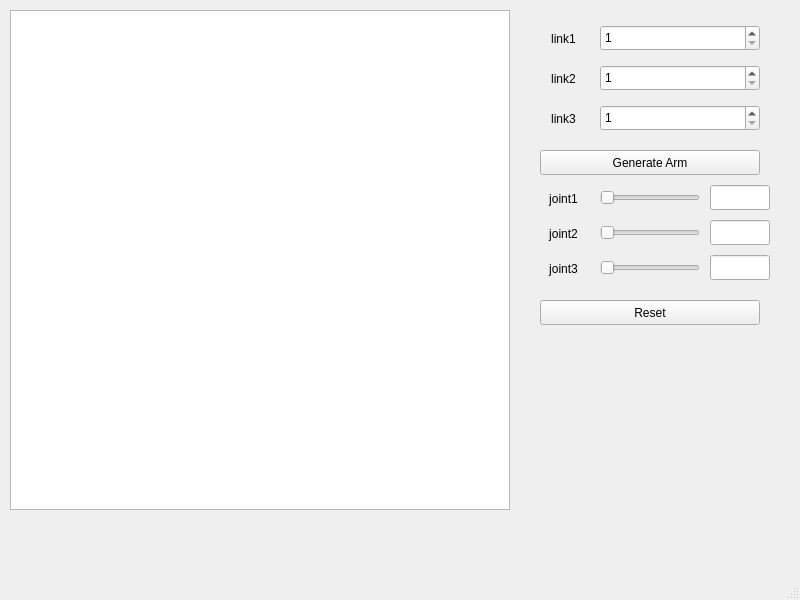
<?xml version="1.0" encoding="UTF-8"?>
<ui version="4.0">
 <class>MainWindow</class>
 <widget class="QMainWindow" name="MainWindow">
  <property name="geometry">
   <rect>
    <x>0</x>
    <y>0</y>
    <width>800</width>
    <height>600</height>
   </rect>
  </property>
  <property name="windowTitle">
   <string>MainWindow</string>
  </property>
  <widget class="QWidget" name="centralwidget">
   <widget class="QLabel" name="label_1">
    <property name="geometry">
     <rect>
      <x>530</x>
      <y>30</y>
      <width>67</width>
      <height>17</height>
     </rect>
    </property>
    <property name="text">
     <string>link1</string>
    </property>
    <property name="alignment">
     <set>Qt::AlignmentFlag::AlignCenter</set>
    </property>
   </widget>
   <widget class="QLabel" name="label_2">
    <property name="geometry">
     <rect>
      <x>530</x>
      <y>70</y>
      <width>67</width>
      <height>17</height>
     </rect>
    </property>
    <property name="text">
     <string>link2</string>
    </property>
    <property name="alignment">
     <set>Qt::AlignmentFlag::AlignCenter</set>
    </property>
   </widget>
   <widget class="QLabel" name="label_3">
    <property name="geometry">
     <rect>
      <x>530</x>
      <y>110</y>
      <width>67</width>
      <height>17</height>
     </rect>
    </property>
    <property name="text">
     <string>link3</string>
    </property>
    <property name="alignment">
     <set>Qt::AlignmentFlag::AlignCenter</set>
    </property>
   </widget>
   <widget class="QSpinBox" name="spinBox_1">
    <property name="geometry">
     <rect>
      <x>600</x>
      <y>25</y>
      <width>160</width>
      <height>26</height>
     </rect>
    </property>
    <property name="minimum">
     <number>1</number>
    </property>
    <property name="maximum">
     <number>100</number>
    </property>
   </widget>
   <widget class="QSpinBox" name="spinBox_2">
    <property name="geometry">
     <rect>
      <x>600</x>
      <y>65</y>
      <width>160</width>
      <height>26</height>
     </rect>
    </property>
    <property name="minimum">
     <number>1</number>
    </property>
    <property name="maximum">
     <number>100</number>
    </property>
   </widget>
   <widget class="QSpinBox" name="spinBox_3">
    <property name="geometry">
     <rect>
      <x>600</x>
      <y>105</y>
      <width>160</width>
      <height>26</height>
     </rect>
    </property>
    <property name="minimum">
     <number>1</number>
    </property>
    <property name="maximum">
     <number>100</number>
    </property>
   </widget>
   <widget class="QPushButton" name="btn_generate">
    <property name="geometry">
     <rect>
      <x>540</x>
      <y>150</y>
      <width>220</width>
      <height>25</height>
     </rect>
    </property>
    <property name="text">
     <string>Generate Arm</string>
    </property>
   </widget>
   <widget class="QLabel" name="label_4">
    <property name="geometry">
     <rect>
      <x>530</x>
      <y>190</y>
      <width>67</width>
      <height>17</height>
     </rect>
    </property>
    <property name="text">
     <string>joint1</string>
    </property>
    <property name="alignment">
     <set>Qt::AlignmentFlag::AlignCenter</set>
    </property>
   </widget>
   <widget class="QSlider" name="horizontalSlider_1">
    <property name="geometry">
     <rect>
      <x>600</x>
      <y>190</y>
      <width>100</width>
      <height>16</height>
     </rect>
    </property>
    <property name="maximum">
     <number>360</number>
    </property>
    <property name="orientation">
     <enum>Qt::Orientation::Horizontal</enum>
    </property>
   </widget>
   <widget class="QLineEdit" name="lineEdit_1">
    <property name="geometry">
     <rect>
      <x>710</x>
      <y>185</y>
      <width>60</width>
      <height>25</height>
     </rect>
    </property>
    <property name="readOnly">
     <bool>true</bool>
    </property>
   </widget>
   <widget class="QSlider" name="horizontalSlider_2">
    <property name="geometry">
     <rect>
      <x>600</x>
      <y>225</y>
      <width>100</width>
      <height>16</height>
     </rect>
    </property>
    <property name="maximum">
     <number>360</number>
    </property>
    <property name="orientation">
     <enum>Qt::Orientation::Horizontal</enum>
    </property>
   </widget>
   <widget class="QLabel" name="label_5">
    <property name="geometry">
     <rect>
      <x>530</x>
      <y>225</y>
      <width>67</width>
      <height>17</height>
     </rect>
    </property>
    <property name="text">
     <string>joint2</string>
    </property>
    <property name="alignment">
     <set>Qt::AlignmentFlag::AlignCenter</set>
    </property>
   </widget>
   <widget class="QLineEdit" name="lineEdit_2">
    <property name="geometry">
     <rect>
      <x>710</x>
      <y>220</y>
      <width>60</width>
      <height>25</height>
     </rect>
    </property>
    <property name="readOnly">
     <bool>true</bool>
    </property>
   </widget>
   <widget class="QSlider" name="horizontalSlider_3">
    <property name="geometry">
     <rect>
      <x>600</x>
      <y>260</y>
      <width>100</width>
      <height>16</height>
     </rect>
    </property>
    <property name="maximum">
     <number>360</number>
    </property>
    <property name="orientation">
     <enum>Qt::Orientation::Horizontal</enum>
    </property>
   </widget>
   <widget class="QLabel" name="label_6">
    <property name="geometry">
     <rect>
      <x>530</x>
      <y>260</y>
      <width>67</width>
      <height>17</height>
     </rect>
    </property>
    <property name="text">
     <string>joint3</string>
    </property>
    <property name="alignment">
     <set>Qt::AlignmentFlag::AlignCenter</set>
    </property>
   </widget>
   <widget class="QLineEdit" name="lineEdit_3">
    <property name="geometry">
     <rect>
      <x>710</x>
      <y>255</y>
      <width>60</width>
      <height>25</height>
     </rect>
    </property>
    <property name="readOnly">
     <bool>true</bool>
    </property>
   </widget>
   <widget class="QPushButton" name="btn_reset">
    <property name="geometry">
     <rect>
      <x>540</x>
      <y>300</y>
      <width>220</width>
      <height>25</height>
     </rect>
    </property>
    <property name="text">
     <string>Reset</string>
    </property>
   </widget>
   <widget class="QGraphicsView" name="graphicsView">
    <property name="geometry">
     <rect>
      <x>10</x>
      <y>10</y>
      <width>500</width>
      <height>500</height>
     </rect>
    </property>
   </widget>
  </widget>
  <widget class="QMenuBar" name="menubar">
   <property name="geometry">
    <rect>
     <x>0</x>
     <y>0</y>
     <width>800</width>
     <height>22</height>
    </rect>
   </property>
  </widget>
  <widget class="QStatusBar" name="statusbar"/>
 </widget>
 <resources/>
 <connections/>
</ui>
